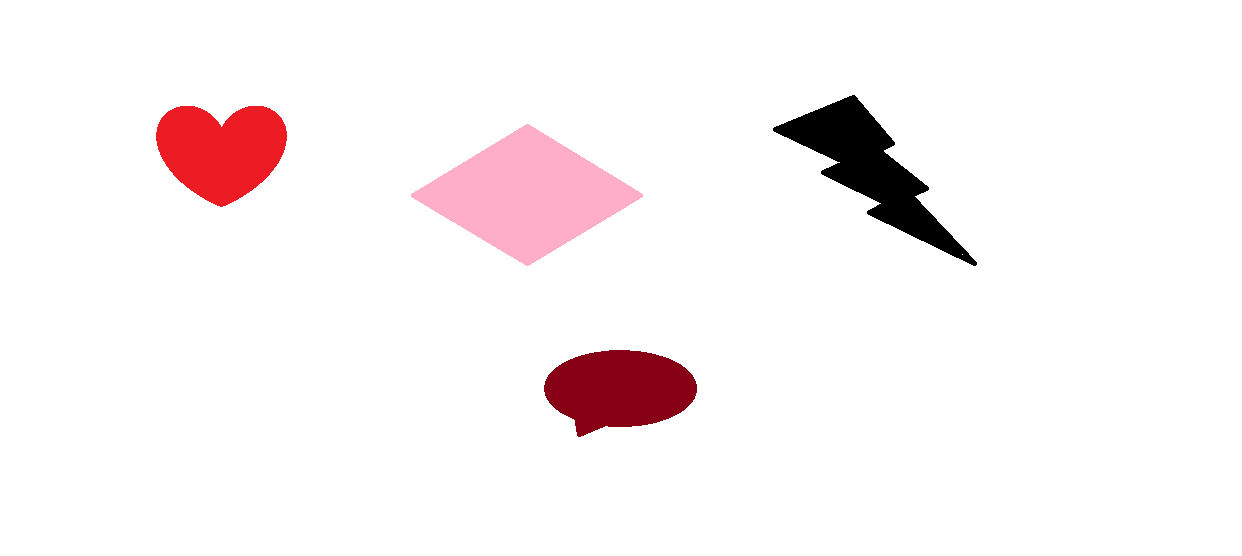
#> input picture Test_image.png, 1242 x 556 px, given in place of Lena.tiff, which was not available
$ python Lab2.py
#> lines starting #> are read from the running program, lines starting #| are printed output that depends on the picture; after the words box and inside, x2 and y2 are one past the last pixel; in counts of white or black regions, pixels touching at a corner belong together; pictures that were not available may be replaced by others from this repository, and a replacement may not be noted
#Mohit Khotani,CSE-2,2015

import matplotlib.pyplot as plt
from skimage import io
import matplotlib.image as mp
from PIL import Image
import numpy as np


def converting_int(img):
    for i in range(0,len(img)):
        for j in range(0,len(img[i])):
            img[i][j] = int(img[i][j])
    return img


img = io.imread('D:\\Study material\\7th sem\\DIP\\Test_Images\\Lena.tiff', as_gray=True)
#> img: shape (556, 1242) float64; min 0, max 1, mean 0.957
plt.imshow(img, cmap=plt.get_cmap('gray'))
img = img*255

img = converting_int(img)
#> after the loop in converting_int, `for i in range(0,len(img)):`: img: shape (556, 1242) float64; min 0, max 255, mean 244.1
print(img)
#> (printed output is left out)

plt.show()
plt.subplot(2,2,1)


def reduce_pixels(img):
    new_img = []
    for i in range(0,len(img)):
        if(i%2==0):
            temp = []
            for j in range(0,len(img[i])):
                if j%2==0:
                    temp.append(img[i][j])
            new_img.append(temp)
    return new_img


def intensity_resolution(img):
    # for image 1

    img = converting_int(img)
    plt.axis('off')
    plt.subplot(2, 4, 1)
    plt.imshow(img, cmap=plt.get_cmap('gray'))

    img = img/2
    img = converting_int(img)
    plt.axis('off')
    plt.subplot(2,4,2)
    plt.imshow(img, cmap=plt.get_cmap('gray'))

    img = img / 2
    img = converting_int(img)
    plt.axis('off')
    plt.subplot(2, 4, 3)
    plt.imshow(img, cmap=plt.get_cmap('gray'))

    img = img / 2
    img = converting_int(img)
    plt.axis('off')
    plt.subplot(2, 4, 4)
    plt.imshow(img, cmap=plt.get_cmap('gray'))

    img = img / 2
    img = converting_int(img)
    plt.axis('off')
    plt.subplot(2, 4, 5)
    plt.imshow(img, cmap=plt.get_cmap('gray'))

    img = img / 2
    img = converting_int(img)
    plt.axis('off')
    plt.subplot(2, 4, 6)
    plt.imshow(img, cmap=plt.get_cmap('gray'))

    img = img / 2
    img = converting_int(img)
    plt.axis('off')
    plt.subplot(2, 4, 7)
    plt.imshow(img, cmap=plt.get_cmap('gray'))

    img /= 2
    img = converting_int(img)
    plt.axis('off')
    plt.subplot(2, 4, 8)
    plt.imshow(img, cmap=plt.get_cmap('gray'))
    plt.axis('off')
    plt.show()


new_image = reduce_pixels(img)
#> after the loop in reduce_pixels, `for i in range(0,len(img)):`: new_img = 278 items
#> new_image = 278 items
plt.imshow(new_image,cmap=plt.get_cmap('gray'))
plt.subplot(2,2,2)

new_image1 = reduce_pixels(new_image)
#> new_image1 = 139 items
plt.imshow(new_image1,cmap=plt.get_cmap('gray'))
plt.subplot(2,2,3)

new_image2 = reduce_pixels(new_image1)
#> new_image2 = 70 items
plt.imshow(new_image2,cmap=plt.get_cmap('gray'))
plt.savefig('reduced_image.png')
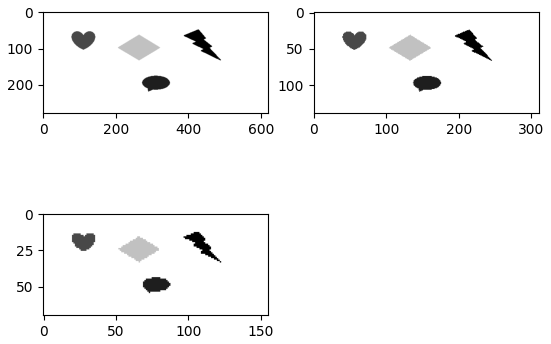
#> figure drawn by matplotlib, 3 panels
plt.show()

intensity_resolution(img)
#> in intensity_resolution, `img = img/2`:
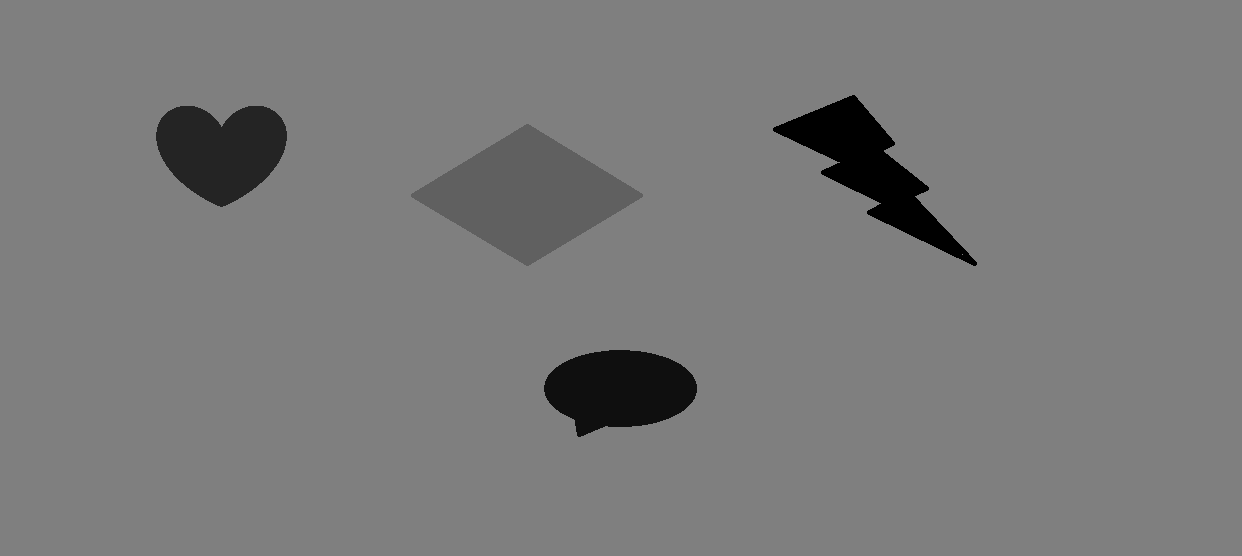
#> img: shape (556, 1242) float64; min 0, max 127.5, mean 122
#> after the loop in converting_int (call 8), `for i in range(0,len(img)):`:
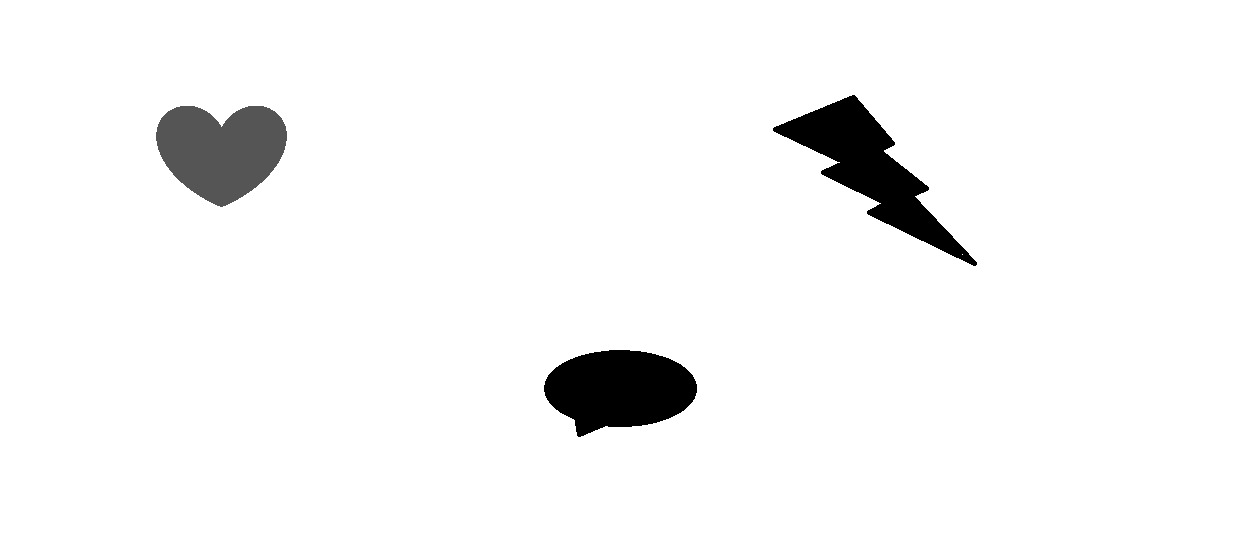
#> img: shape (556, 1242) float64; min 0, max 3, mean 2.89; drawn with min black and max white
#> after the loop in converting_int (call 9), `for i in range(0,len(img)):`:
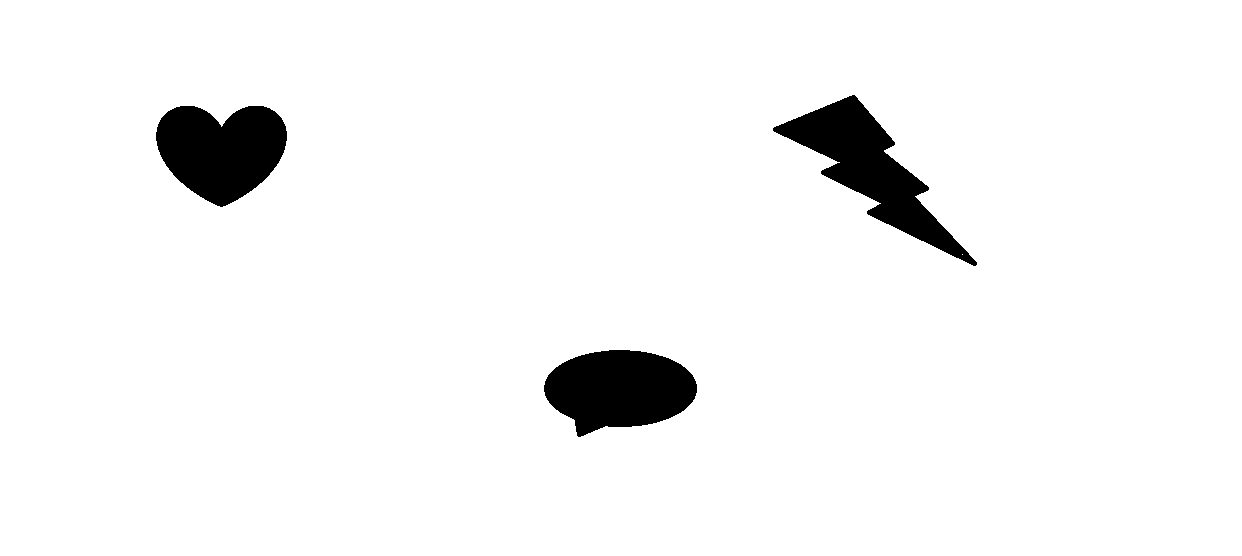
#> img: shape (556, 1242) float64; values 0 (black) and 1 (white), 95.8% white; 3 black regions, box (x1, y1, x2, y2) and area: (773, 95, 977, 266) 10189, (156, 106, 287, 207) 9546, (544, 350, 697, 437) 9515


# counting the number of objects
Image_obj_count = io.imread('D:\\Study material\\7th sem\\DIP\\Test_Images\\TestIMage.png', as_gray=True)
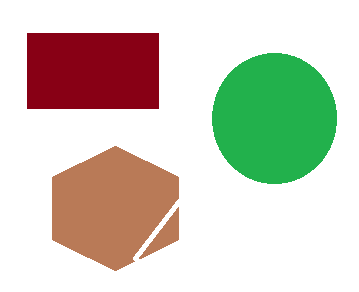
#> input picture TestIMage.png, 359 x 292 px, found by its file name
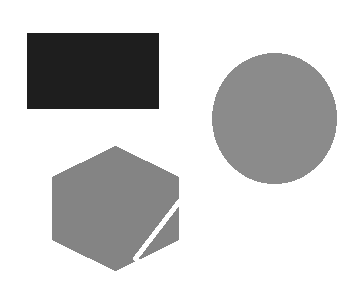
#> Image_obj_count: shape (292, 359) float64; min 0.119, max 1, mean 0.807
print(len(Image_obj_count),len(Image_obj_count[0]))
#| 292 359
# plt.imshow(Image_obj_count, cmap=plt.get_cmap('gray'))
Image_obj_count = Image_obj_count*255
plt.hist(Image_obj_count.ravel(), 256, [0, 256])
plt.show()
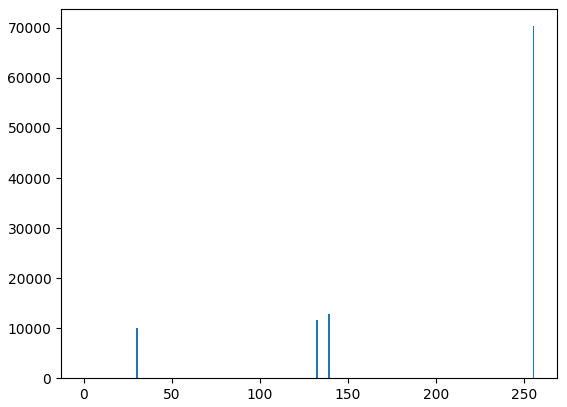
#> figure drawn by matplotlib, 1 panel; tallest bar 70335 high, from x = 255 to 256


def count_objects(img):
    objects = [[0 for i in range(0,len(img[0]))] for j in range(0,len(img))]
    object_count = 1
    for i in range(0,len(img)):
        for j in range(0,len(img[i])):
            flag = 0
            if i == 0:
                objects[i][j] = 1
                flag = 1
            else:
                if img[i][j] <= img[i-1][j]+10 and img[i][j]+10 >= img[i-1][j]:
                    objects[i][j] = objects[i - 1][j]
                    flag = 1
                elif j != 0 and img[i][j] <= img[i-1][j-1]+10 and img[i][j]+10 >= img[i-1][j-1]:
                    objects[i][j] = objects[i - 1][j-1]
                    flag = 1
                elif j != 0 and img[i][j] <= img[i][j-1]+10 and img[i][j]+10 >= img[i][j-1]:
                    objects[i][j] = objects[i][j-1]
                    flag = 1
                elif j != len(img[i])-1 and img[i][j] <= img[i-1][j+1]+10 and img[i][j]+10 >= img[i-1][j+1]:
                    objects[i][j] = objects[i -1][j+1]
                    flag = 1
            if flag == 0:
                object_count += 1
                objects[i][j] = object_count

    for i in range(len(img)-1, -1, -1):
        for j in range(len(img[i])-1, -1, -1):
            if i != len(img)-1 and j != 0 and img[i][j] <= img[i+1][j-1]+10 and img[i][j]+10 >= img[i+1][j-1]:
                objects[i][j] = objects[i+1][j-1]
            elif i != len(img)-1 and img[i][j] <= img[i+1][j]+10 and img[i][j]+10 >= img[i+1][j]:
                objects[i][j] = objects[i+1][j]
            elif j != len(img[i])-1 and i!=len(img)-1 and img[i][j] <= img[i+1][j+1]+10 and img[i][j]+10 >= img[i+1][j+1]:
                objects[i][j] = objects[i+1][j+1]
            elif j != len(img[i])-1 and img[i][j] <= img[i][j+1]+10 and img[i][j]+10 >= img[i][j+1]:
                objects[i][j] = objects[i][j+1]
    print(objects)
    b = []
    for i in range(0,len(objects)):
        for j in range(0,len(objects[i])):
            if objects[i][j] not in b:
                b.append(objects[i][j])
    print(len(b))

count_objects(Image_obj_count)
#> in count_objects, `objects = [[0 for i in range(0,len(img[0]))] for j in range(0,len(img))]`: objects = 292 items
#> after the loop in count_objects, `for i in range(0,len(img)):`: object_count = 83
#> the loop in count_objects, `for i in range(len(img)-1, -1, -1):` made 292 passes
#> i on passes 1 to 3: 291, 290, 289
#> (printed output is left out)
#> after the loop in count_objects, `for i in range(0,len(objects)):`: b = [1, 2, 3, 15, 56]
